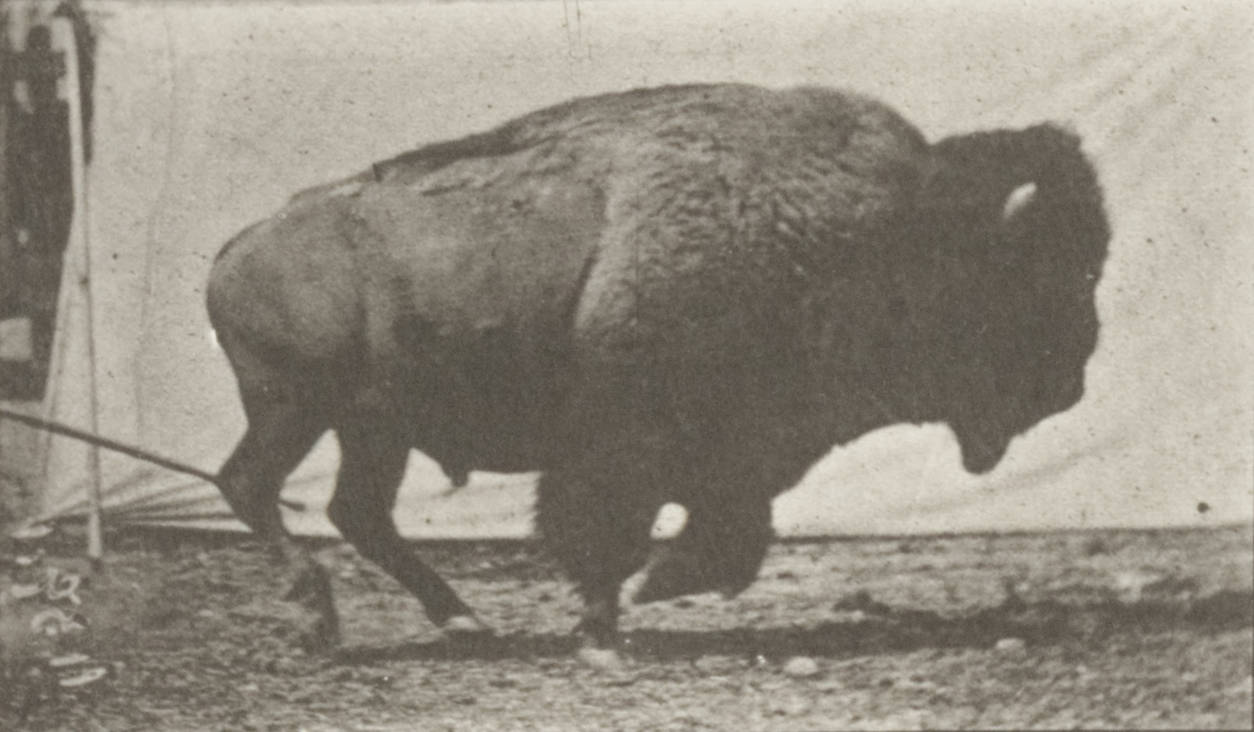
#> input picture tools/bison/raw/f01.jpg, 1254 x 732 px; its folder holds 4 pictures in this run
$ python pack.py out.png
#> lines starting #> are read from the running program, lines starting #| are printed output that depends on the picture; after the words box and inside, x2 and y2 are one past the last pixel; in counts of white or black regions, pixels touching at a corner belong together
# Packs Muybridge's "Buffalo galloping" into one sheet for the Bison Lab.
# In: raw/fNN.jpg (the photographs) and mask/fNN.png (the animal cut out of each, by mask.swift).
# Out: a sheet, four frames across. Each frame: R = tones inside the animal, G = a rounded height (0 at the outline,
# 1 deep inside), B = the outline. Beside it, <out>-marks.png in the same layout: the lights drawn on the animal
# (the horn, the eye's pinpoint, the light on the nose), which the page sets brighter than any tone.
# Usage, from this folder: python3 pack.py ../../experiments/bison-lab/bison.png
import sys, glob, math, numpy as np
from PIL import Image, ImageFilter, ImageDraw
out = sys.argv[1]
START, N = 2, 14                         # the stride: photographs 3 to 16, the pair of ends that meet most nearly (the animal's second stride is not quite its first)
CW, CH = 400, 240                        # one frame in the sheet
X0, X1, Y0, Y1 = -760, 540, -80, 700     # the window cut from each photograph, from the body's middle and the top of the back
ROUND = 20                               # px in the sheet over which the outline rounds off
REF = 5                                  # the frame the others are lined up with, and whose head every frame wears
TAIL = (256, 302)
GREY = 190                               # the dark grey of the face's planes, in the photograph's tones
FADED = ('13',)                          # frames whose plate has faded over the hump's front edge
FLAWED = ('10', '11')                    # frames with a white flaw in the plate, under the chin                        # where the tail leaves the rump, in the window
files = sorted(glob.glob('raw/f[0-9][0-9].jpg'))
F = []
for f in files:
    im = Image.open(f).convert('L'); W, H = im.size
#> after `W, H = im.size`: W = 1254; H = 732
    mask = np.asarray(Image.open(f.replace('raw', 'mask').replace('.jpg', '.png')).convert('L').resize(im.size, Image.BILINEAR), float) / 255
    m = mask > 0.5; ys, xs = np.nonzero(m)
#> after `m = mask > 0.5`:
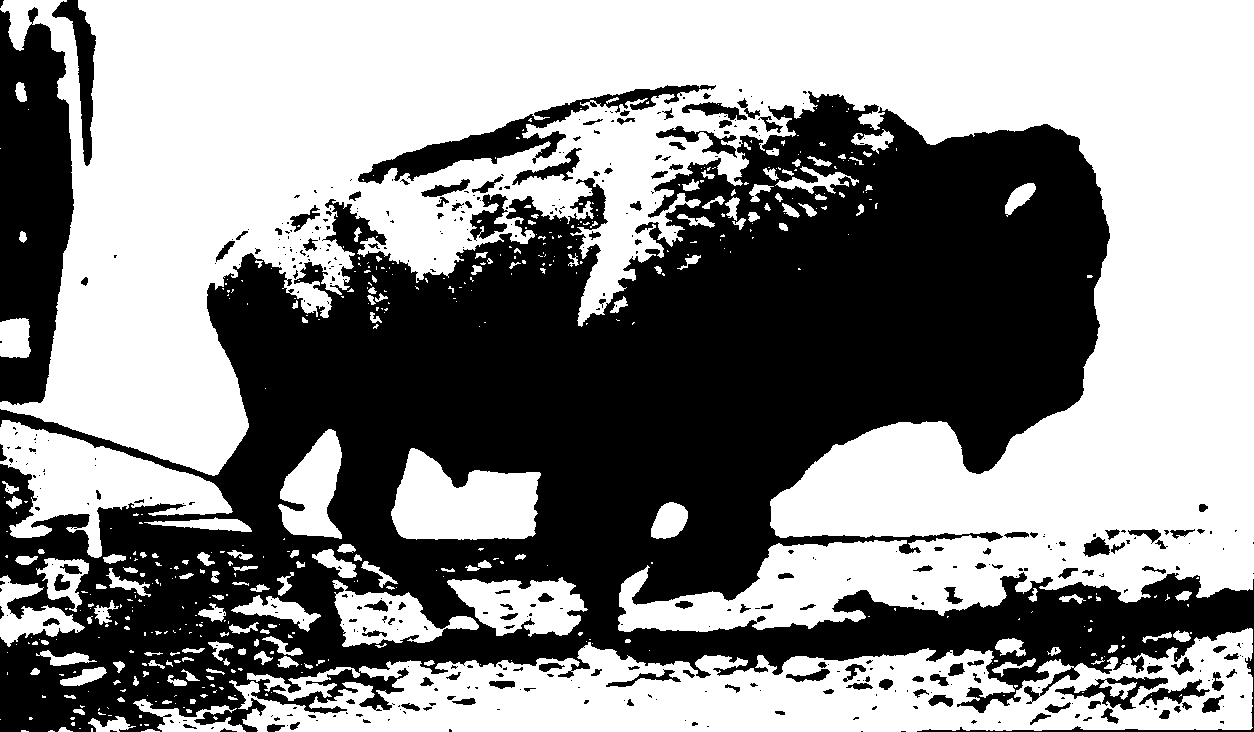
#> m: shape (732, 1254) bool; 54.7% white; 462 black regions (319 under 20 px), largest, box (x1, y1, x2, y2) and area: (0, 91, 1254, 732) 368688, (0, 7, 74, 405) 21810, (358, 85, 716, 184) 6428
    lum = np.asarray(im, float); lo, hi = np.percentile(lum[m], [3, 99.2])
#> after `lo, hi = np.percentile(lum[m], [3, 99.2])`: lo = 130; hi = 219
    F.append(dict(f=f, id=f[-6:-4], W=W, H=H, mask=mask, m=m, raw=lum, lum=np.clip((lum - lo) / (hi - lo), 0, 1),
                  t=ys.min(), b=ys.max(), l=xs.min(), r=xs.max(), top=np.where(m.any(0), m.argmax(0), -1).astype(float)))
#> pass 2 of the loop `for f in files:`:
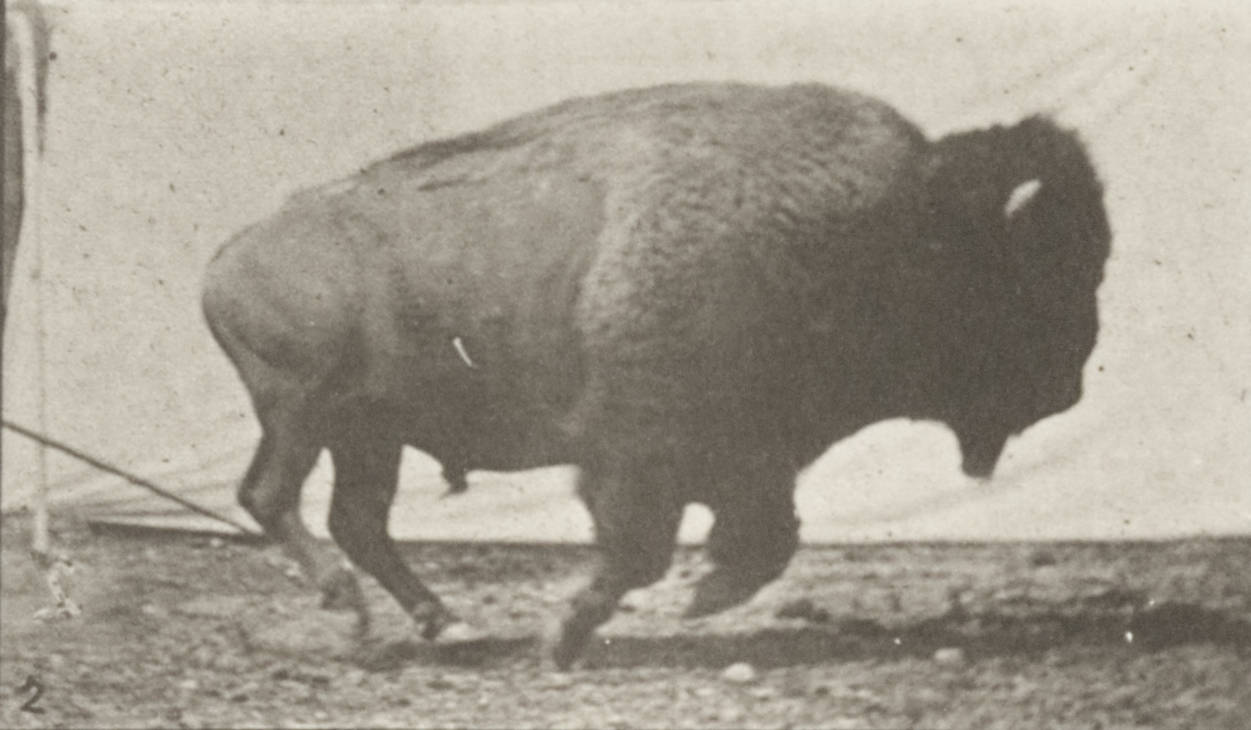
#> input picture tools/bison/raw/f02.jpg, 1251 x 730 px
#> im: PIL image 1251x730 L
#> mask: shape (730, 1251) float64
#> `m = mask > 0.5`:
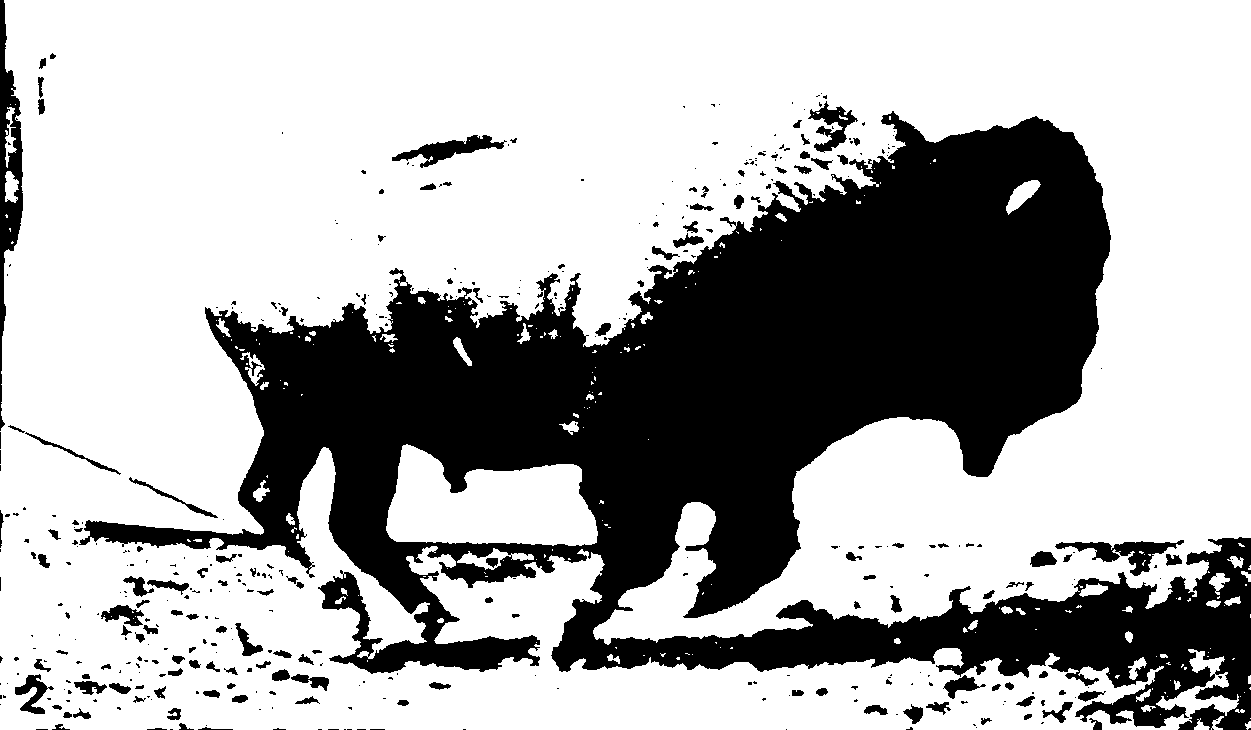
#> m: shape (730, 1251) bool; 67.8% white; 425 black regions (289 under 20 px), largest, box (x1, y1, x2, y2) and area: (79, 111, 1251, 730) 273327, (0, 0, 23, 431) 3817, (1055, 540, 1184, 576) 1548
#> lum: shape (730, 1251) float64
#> lo = 131; hi = 222
#> pass 3 of the loop `for f in files:`:
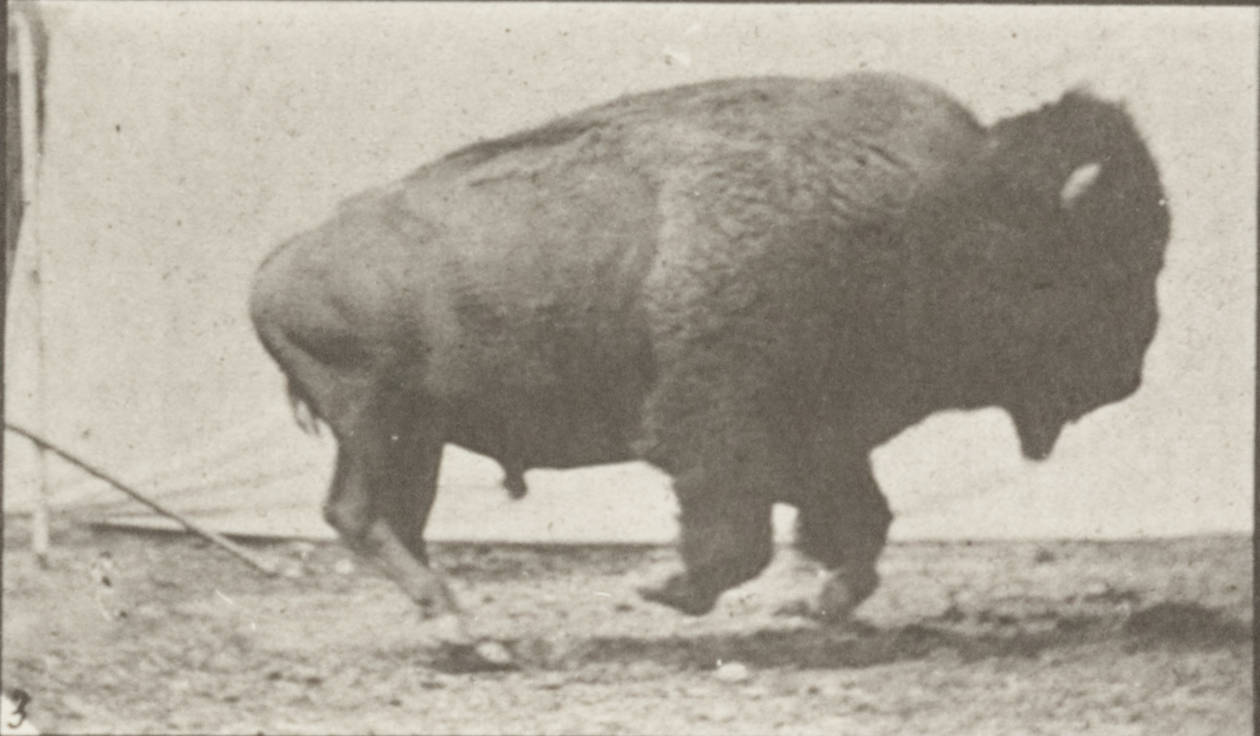
#> input picture tools/bison/raw/f03.jpg, 1260 x 736 px
#> im: PIL image 1260x736 L
#> mask: shape (736, 1260) float64
#> `m = mask > 0.5`:
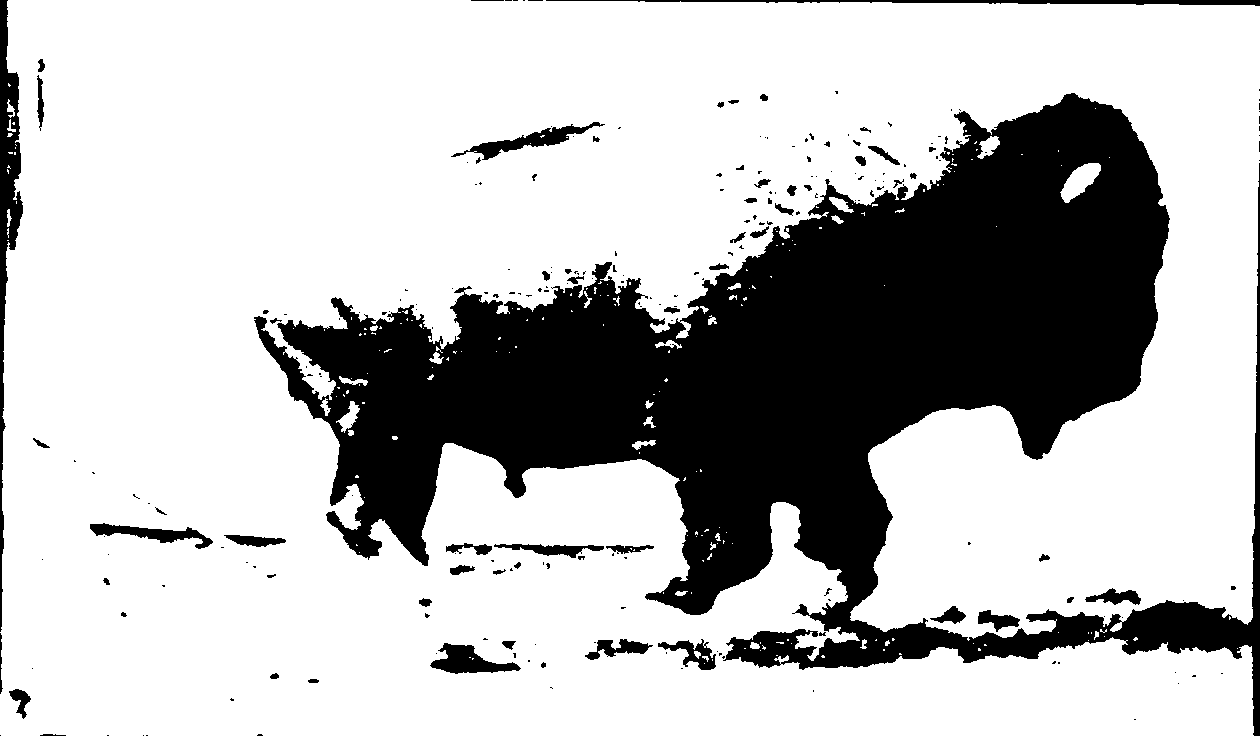
#> m: shape (736, 1260) bool; 73.5% white; 233 black regions (168 under 20 px), largest, box (x1, y1, x2, y2) and area: (254, 93, 1260, 736) 226548, (0, 0, 23, 632) 4981, (546, 0, 1260, 6) 2058
#> lum: shape (736, 1260) float64
#> lo = 134; hi = 223
#> the loop made 4 passes; the first 3 are shown
# line the frames up by the line of the back, from the rump to the hump, which keeps its shape through the stride.
# The body then stands still and only the legs, head and tail move; the page puts the rise and fall back.
#> (the run stopped early here; a loop or call above may not have finished)
